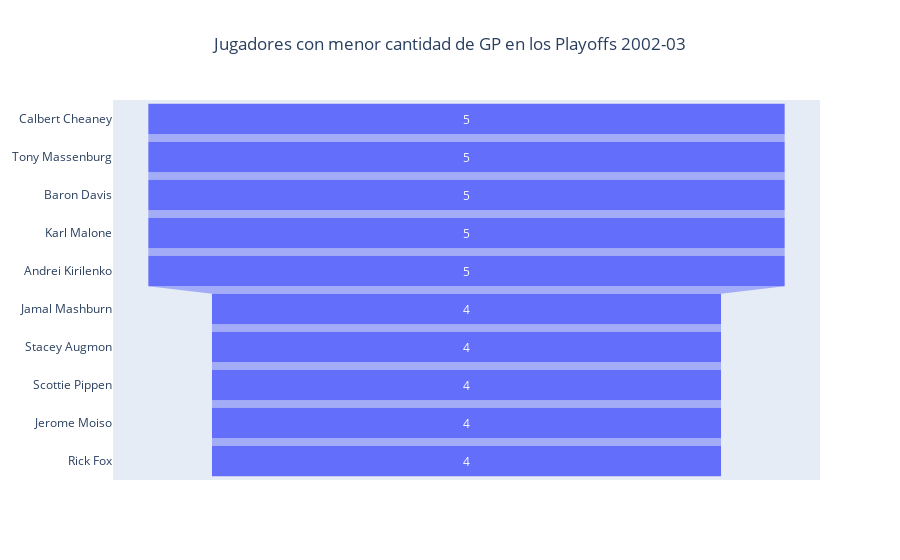

Notebook code cell kept with this figure:
### Code cell
# Menor cantidades de GP en 2002-03 Playoffs
maxgame=NBA03_PO.sort_values('GP',ascending=False)

maxgame=maxgame[137:147]

fig = go.Figure(go.Funnel(
    y =  list(maxgame['Player']),
    x = list(maxgame['GP']))) 
fig.update_layout(title = "Jugadores con menor cantidad de GP en los Playoffs 2002-03",title_x=0.5)
fig.show()

### Figure 1 — Plotly figure (JSON) as saved in the notebook; plotly's stock layout.template omitted (floating-point values rounded to 4 significant figures)
{"data": [{"type": "funnel", "x": [5, 5, 5, 5, 5, 4, 4, 4, 4, 4], "y": ["Calbert Cheaney", "Tony Massenburg", "Baron Davis", "Karl Malone", "Andrei Kirilenko", "Jamal Mashburn", "Stacey Augmon", "Scottie Pippen", "Jerome Moiso", "Rick Fox"]}], "layout": {"title": {"text": "Jugadores con menor cantidad de GP en los Playoffs 2002-03", "x": 0.5}}}
